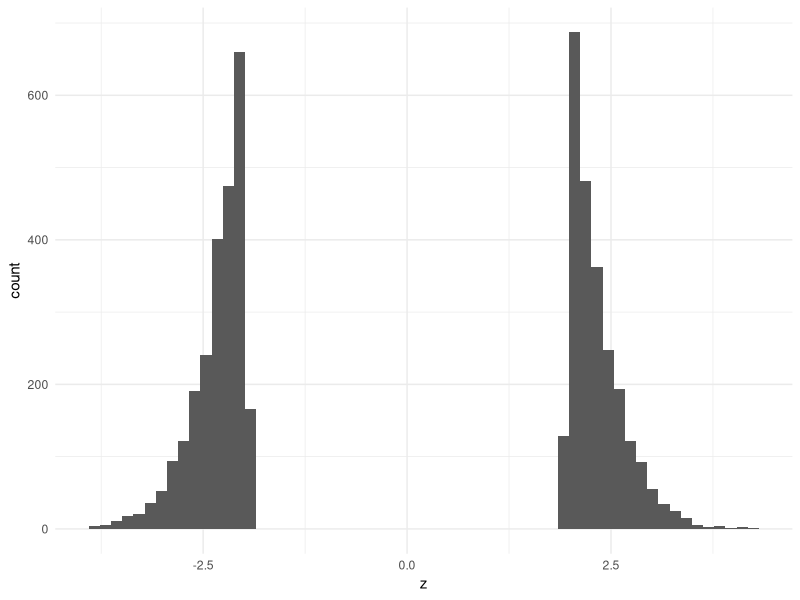

Generate this figure with R:
## ---- chunk 1
library(ggplot2)
library(dplyr)
theme_set(theme_minimal())
set.seed(313)
## ---- chunk 2
z <- rnorm(1e5)
## ---- chunk 3
survivors <- z[abs(z) > 1.96]
length(survivors) / length(z)
data.frame(z = survivors) |>
  ggplot(aes(z)) + geom_histogram(bins = 60)
mean(abs(survivors))
dnorm(1.96) / (1 - pnorm(1.96))

z1 <- rnorm(1e5, mean = 1)
surv1 <- z1[z1 > 1.96]
mean(surv1)
1 + dnorm(1.96 - 1) / (1 - pnorm(1.96 - 1))
mean(surv1) / 1
## ---- chunk 4
generate_data <- function(beta0 = 0, betaX = 0, betaA = 0, betaXA = 0,
                          n = 200, proportion = 1/2) {
  X <- rnorm(n)
  A <- rbinom(n, 1, proportion)
  Y <- beta0 + betaX * X + betaA * A + betaXA * X * A + rnorm(n, sd = 1)
  data.frame(Y = Y, X = X, A = factor(A))
}

one_experiment <- function(beta0 = 0, betaX = 0, betaA = 0, betaXA = 0,
                           n = 200, proportion = 1/2) {
  one_sample <- generate_data(beta0, betaX, betaA, betaXA, n, proportion)
  one_fit <- lm(Y ~ X + A + X * A, one_sample)
  summary(one_fit)$coefficients[2, 4]
}
## ---- chunk 5
rejection_level <- 0.05
n_experiments <- 1000
mean(replicate(n_experiments, one_experiment()) < rejection_level)

one_searched_experiment <- function(beta0 = 0, betaX = 0, betaA = 0,
                                    betaXA = 0, n = 200, proportion = 1/2) {
  one_sample <- generate_data(beta0, betaX, betaA, betaXA, n, proportion)
  full_fit <- lm(Y ~ X + A + X * A, one_sample)
  simple_fit <- lm(Y ~ X, one_sample)
  min(summary(full_fit)$coefficients[-1, 4],
      summary(simple_fit)$coefficients[2, 4])
}
mean(replicate(n_experiments, one_searched_experiment()) < rejection_level)

sapply(c(200, 300, 400, 500), function(n)
  mean(replicate(n_experiments, one_experiment(betaX = 0.2, n = n)) < rejection_level))

one_experiment_estimate <- function(betaX = 0.2, n = 400) {
  one_sample <- generate_data(betaX = betaX, n = n)
  one_fit <- lm(Y ~ X + A + X * A, one_sample)
  summary(one_fit)$coefficients[2, c(1, 4)]
}
results <- t(replicate(n_experiments, one_experiment_estimate()))
colnames(results) <- c("estimate", "p_value")
results <- as.data.frame(results)
mean(results$estimate)                              # all experiments
mean(results$estimate[results$p_value < 0.05])      # the reported ones
